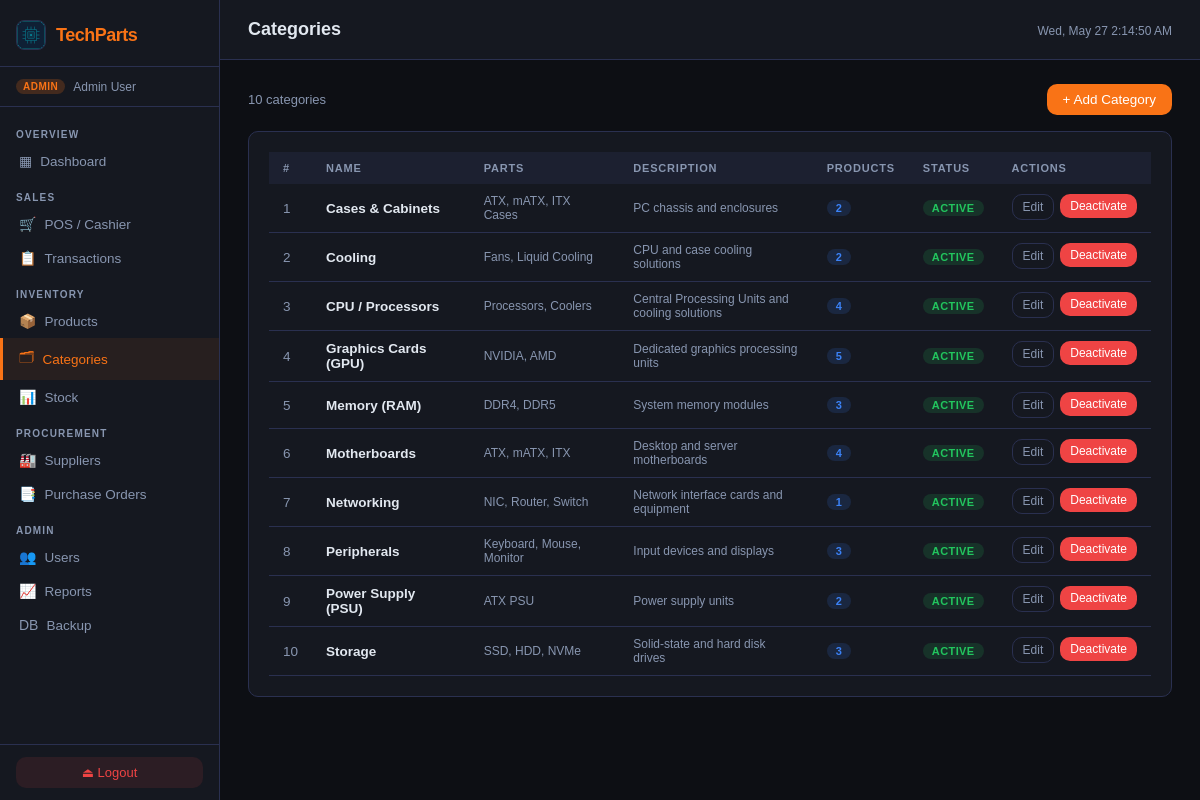
Before: /pages/categories.php (signed in) with the older database file.
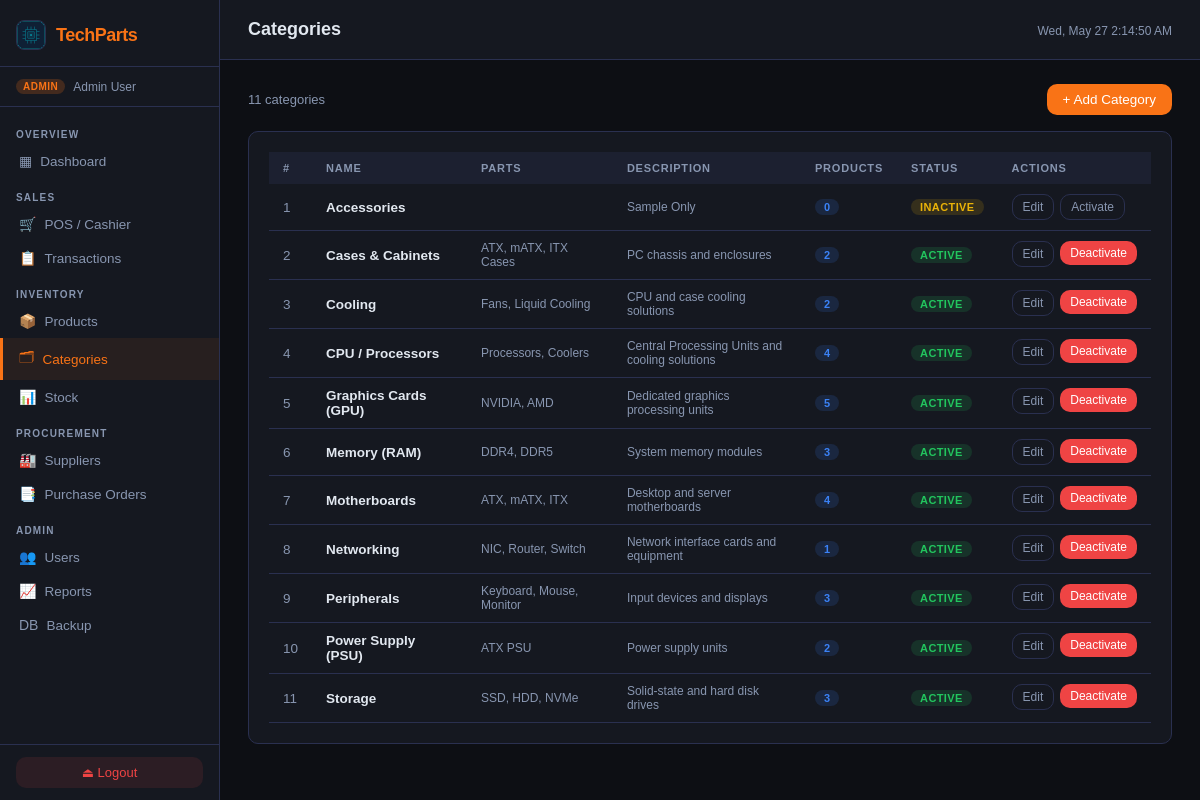
After: the same page with the newer database file.
### tables this page shows
CREATE TABLE `category` (
  `ID` int NOT NULL AUTO_INCREMENT,
  `Name` varchar(255) NOT NULL,
  `Parts` varchar(255) DEFAULT 'N/A',
  `Status` enum('Active','Inactive','Archived') DEFAULT 'Inactive',
  `Description` text,
  PRIMARY KEY (`ID`),
  UNIQUE KEY `Name` (`Name`)
);

### pages/categories.php (the view, shortened to what this page needs)
<?php
$db = getDB();
$isAdmin = in_array($_SESSION['role'], ['Admin', 'User']);
$categories = $db->query("
    SELECT c.*, COUNT(p.ID) AS ProductCount
    FROM Category c LEFT JOIN Product p ON p.Category_ID=c.ID
    GROUP BY c.ID ORDER BY c.Name
")->fetchAll();
include __DIR__ . '/../includes/header.php';
?>
<link rel="stylesheet" href="/css/categories.css">
<div class="toolbar">
  <span style="color:var(--text-muted);font-size:13px"><?= count($categories) ?> categories</span>
  <?php if ($isAdmin): ?>
    <button class="btn btn-primary" onclick="openAddCat()">+ Add Category</button>
  <?php endif; ?>
</div>
<div class="card">
  <div class="table-wrap">
    <table>
      <thead>
        <tr>
          <th>#</th>
          <th>Name</th>
          <th>Parts</th>
          <th>Description</th>
          <th>Products</th>
          <th>Status</th><?php if ($isAdmin): ?><th>Actions</th><?php endif; ?>
        </tr>
      </thead>
      <tbody>
        <?php foreach ($categories as $index => $c): ?>
          <tr>
            <td style="color:var(--text-muted)"><?= $index + 1 ?></td>
            <td style="font-weight:600"><?= htmlspecialchars($c['Name']) ?></td>
            <td style="color:var(--text-muted);font-size:12px"><?= htmlspecialchars($c['Parts']) ?></td>
            <td style="color:var(--text-muted);font-size:12px;max-width:220px"><?= htmlspecialchars(substr($c['Description'] ?? '', 0, 80)) ?><?= strlen($c['Description'] ?? '') > 80 ? '…' : '' ?></td>
            <td><span class="badge badge-blue"><?= $c['ProductCount'] ?></span></td>
            <td>
              <?php $sc = match ($c['Status']) {
                'Active' => 'green',
                'Inactive' => 'yellow',
                'Archived' => 'gray',
                default => 'gray'
              }; ?>
              <span class="badge badge-<?= $sc ?>"><?= $c['Status'] ?></span>
            </td>
            <?php if ($isAdmin): ?>
              <td style="display:flex;gap:6px">
                <button class="btn btn-ghost btn-sm" onclick='editCat(<?= json_encode($c, JSON_HEX_APOS | JSON_HEX_TAG) ?>)'>Edit</button>
                <form method="POST">
                  <?php if ($c['Status'] === 'Active'): ?>
                    <button type="button" class="btn btn-danger btn-sm" onclick="deactivateCategory(this.closest('form'), <?= (int)$c['ProductCount'] ?>)">Deactivate</button>
                  <?php else: ?>
                    <button type="button" class="btn btn-ghost btn-sm" onclick="confirmDelete('Activate this category?',this.closest('form'))">Activate</button>
                  <?php endif; ?>
                </form>
              </td>
            <?php endif; ?>
          </tr>
        <?php endforeach; ?>
      </tbody>
    </table>
  </div>
</div>
<?php include __DIR__ . '/../includes/footer.php'; ?>

Changed rows visible on the page:
added category: Name "Accessories", Description "Sample Only", ProductCount "0", Status "INACTIVE", shows "Activate"
Other visible differences:
count($categories): "10" → "11"
